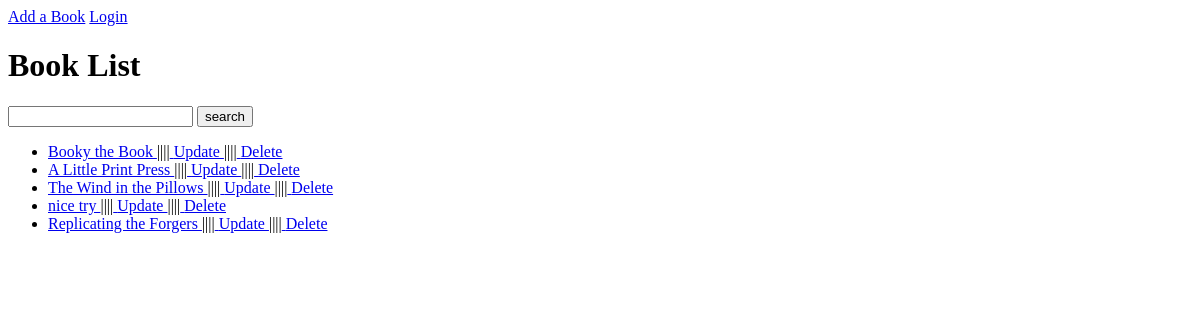
The page /books/ on the database as committed earlier.
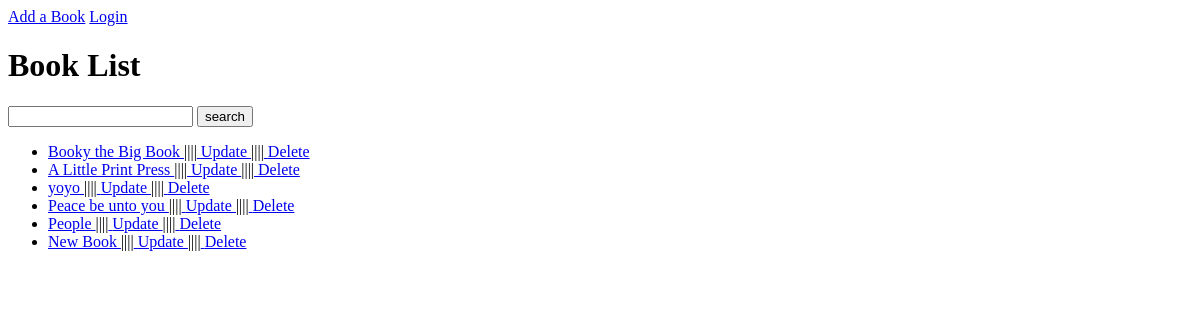
The same page on the database as committed later.
### my_books/models.py (models this page shows, shortened)
class Book(models.Model):
    title = models.CharField(max_length=100)
    author = models.ManyToManyField('Author')  # one or more authors per book
    publisher = models.ForeignKey('Publisher', null=True)  # allows for unknown publisher
    date = models.DateField(blank=True, null=True)  # allows for unknown publishing date
    users_who_favorite = models.ManyToManyField(settings.AUTH_USER_MODEL, related_name = 'fav_books')
    tags = models.ManyToManyField('Tag',related_name = 'tagged_books', blank = True)

### my_books/views.py (the view)
class BooksListView(TitleSearchMixin,ListView):
    model = Book
    context_object_name = 'Book'

### my_books/views.py (called while the page is built)
    def get_queryset(self):
        queryset = super(TitleSearchMixin, self).get_queryset()
        q = self.request.GET.get('q')
        if q:
            return queryset.filter(Q(title__icontains=q)|Q(tags__name__iexact = q)|Q(author__name__icontains = q))
        return queryset

### my_books/templates/my_books/book_list.html (shortened to what this page needs)
{%extends 'my_books/base.html'%}
{% block content %}
<a href="{% url 'books:create' %}">Add a Book</a>
{% if not user.is_authenticated %}
    <a href="{% url 'account:login' %}">Login</a>
{% else %}
    <a href="{% url 'account:logout' %}">Logout</a>
{% endif %}
<br>
<h1>Book List</h1>
<form action="" method="GET">
    <input type="text" name="q" />
    <button type="submit">search</button>
</form>
{%if object_list%}
    <ul>
        {% for book in object_list %}
            <li>
                <a href = "{% url 'books:detail' book.pk %}">{{ book.title }} </a>
                ||||<a href="{% url 'books:update' book.pk %}"> Update </a>
                ||||<a href="{% url 'books:delete' book.pk %}"> Delete</a>
            </li>
        {% endfor %}
    </ul>
  {%else%}
  <p>There are no books in the library. </p>
  {%endif%}
{% endblock %}

### my_books/templates/my_books/base.html (shortened to what this page needs)
<!DOCTYPE HTML PUBLIC "-//W3C//DTD HTML 4.01//EN">
<html lang="en">
<head>
</head>
<body>
    {% block content %}{% endblock %}
</body>
</html>

Rows that differ between the two databases and show on the page:
removed Book: title "Replicating the Forgers"
changed Book: title "Booky the Book" → "Booky the Big Book"
changed Book: title "The Wind in the Pillows" → "yoyo"
changed Book: title "nice try" → "Peace be unto you"
added Book: title "People"
added Book: title "New Book"
